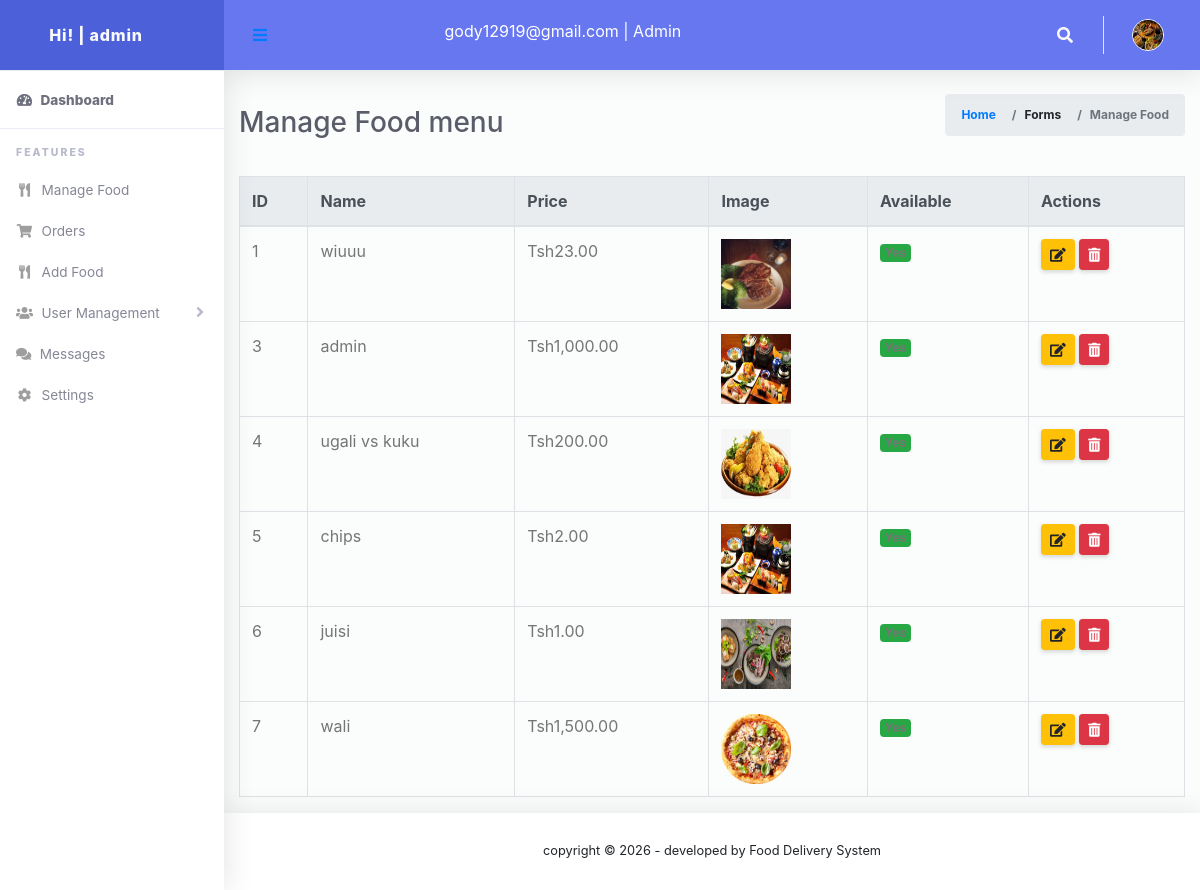
The page /admin/manage_food.php (signed in) on the database its author committed.
### tables this page shows
CREATE TABLE `users` (
  `id` int(11) NOT NULL,
  `username` varchar(50) DEFAULT NULL,
  `email` varchar(100) DEFAULT NULL,
  `password` varchar(255) DEFAULT NULL,
  `role` enum('admin','staff','user') DEFAULT NULL,
  `image` varchar(255) DEFAULT NULL,
  `created_at` timestamp NOT NULL DEFAULT current_timestamp()
);

CREATE TABLE `food_items` (
  `id` int(11) NOT NULL,
  `name` varchar(100) DEFAULT NULL,
  `description` text DEFAULT NULL,
  `price` decimal(10,2) DEFAULT NULL,
  `image` varchar(255) DEFAULT NULL,
  `available` tinyint(1) DEFAULT 1
);

### admin/manage_food.php (the view, shortened to what this page needs)
<?php
$adminId = $_SESSION['multi_user_sessions']['admin']['user_id'] ?? null;
include '../includes/db_connection.php';
$admin = null;
$admin_query = $conn->prepare("SELECT username, email, role, image FROM users WHERE id = ?");
$admin_query->bind_param("i", $adminId);
$admin_query->execute();
$admin_result = $admin_query->get_result();
if ($admin_result && $admin_result->num_rows > 0) {
    $admin = $admin_result->fetch_assoc();
}
$result = mysqli_query($conn, "SELECT * FROM food_items");
?>
<!DOCTYPE html>
<html lang="en">
<head>
    <link href="vendor/fontawesome-free/css/all.min.css" rel="stylesheet" type="text/css">
    <link href="vendor/bootstrap/css/bootstrap.min.css" rel="stylesheet" type="text/css">
    <link href="css/ruang-admin.min.css" rel="stylesheet">
    <link href="css/bootstrap.css" rel="stylesheet">
</head>
<body id="page-top">
    <div id="wrapper">
        <?php include('includes/sidebar.php'); ?>
        <div id="content-wrapper" class="d-flex flex-column">
            <div id="content">
                <?php include('includes/header.php'); ?>
                <div class="container-fluid" id="container-wrapper">
                    <div class="d-sm-flex align-items-center justify-content-between mb-4">
                        <h1 class="h3 mb-0 text-gray-800">Manage Food menu</h1>
                        <ol class="breadcrumb">
                            <li class="breadcrumb-item"><a href="dashboard.php">Home</a></li>
                            <li class="breadcrumb-item">Forms</li>
                            <li class="breadcrumb-item active" aria-current="page">Manage Food</li>
                        </ol>
                    </div>
                    <div class="table-container">
                        <div class="table-responsive">
                            <table class="table table-bordered table-hover">
                                <thead class="thead-light">
                                    <tr>
                                        <th>ID</th>
                                        <th>Name</th>
                                        <th>Price</th>
                                        <th>Image</th>
                                        <th>Available</th>
                                        <th>Actions</th>
                                    </tr>
                                </thead>
                                <tbody>
                                    <?php while ($row = mysqli_fetch_assoc($result)) { ?>
                                        <tr>
                                            <td><?= $row['id'] ?></td>
                                            <td><?= htmlspecialchars($row['name']) ?></td>
                                            <td>Tsh<?= number_format($row['price'], 2) ?></td>
                                            <td>
                                                <?php if (!empty($row['image'])): ?>
                                                    <img src="../uploads/<?= htmlspecialchars($row['image']) ?>"
                                                        style="width: 70px; height: 70px;" class="food-img" alt="Food Image">
                                                <?php else: ?>
                                                    <span class="text-muted">No image</span>
                                                <?php endif; ?>
                                            </td>
                                            <td>
                                                <span
                                                    class="badge <?= $row['available'] ? 'bg-success' : 'bg-secondary' ?>">
                                                </span>
                                            </td>
                                            <td>
                                                <a href="edit_food.php?id=<?= $row['id'] ?>" class="btn btn-sm btn-warning"
                                                    title="Edit">
                                                    <i class="fas fa-edit"></i>
                                                </a>
                                                <a href="delete_food.php?id=<?= $row['id'] ?>" class="btn btn-sm btn-danger"
                                                    title="Delete"
                                                    onclick="return confirm('Are you sure you want to delete this food item?')">
                                                    <i class="fas fa-trash-alt"></i>
                                                </a>
                                            </td>
                                        </tr>
                                    <?php } ?>
                                </tbody>
                            </table>
                        </div>
                    </div>
                </div>
            </div>
            <?php include('includes/footer.php'); ?>
        </div>
    </div>
</body>
</html>

### admin/includes/sidebar.php (shortened to what this page needs)
<ul class="navbar-nav sidebar sidebar-light accordion" id="accordionSidebar">
  <a class="sidebar-brand d-flex align-items-center justify-content-center" href="dashboard.php">
    <div class="sidebar-brand-icon">
    Hi! | <?= htmlspecialchars($admin['username']) ?>
    </div>
  </a>
  <hr class="sidebar-divider my-0">
  <li class="nav-item active">
    <a class="nav-link" href="dashboard.php">
      <i class="fas fa-fw fa-tachometer-alt"></i>
      <span>Dashboard</span></a>
    </li>
    <hr class="sidebar-divider">
    <div class="sidebar-heading">
      Features
    </div>
   <li class="nav-item">
    <a class="nav-link" href="manage_food.php">
      <i class="fas fa-fw fa-utensils"></i>
      <span>Manage Food</span>
    </a>
  </li>
    <li class="nav-item">
    <a class="nav-link" href="order.php">
      <i class="fas fa-fw fa-shopping-cart"></i>
      <span>Orders</span>
    </a>
  </li>
  <li class="nav-item">
    <a class="nav-link" href="add_food.php">
      <i class="fas fa-fw fa-utensils"></i>
      <span>Add Food</span>
    </a>
  </li>
   <li class="nav-item">
    <a class="nav-link collapsed" href="#" data-toggle="collapse" data-target="#users" aria-expanded="true" aria-controls="collapseTable">
      <i class="fas fa-fw fa-users"></i>
      <span>User Management</span>
    </a>
  </li>
  <li class="nav-item">
    <a class="nav-link" href="messages.php">
      <i class="fas fa-comments"></i>
      <span>Messages</span>
    </a>
  </li>
   <li class="nav-item">
    <a class="nav-link" href="system_setting.php">
      <i class="fas fa-fw fa-cog"></i>
      <span>Settings</span>
    </a>
  </li>
</ul>

### admin/includes/header.php (shortened to what this page needs)
<nav class="navbar navbar-expand navbar-light bg-navbar topbar mb-4 static-top">
  <button id="sidebarToggleTop" class="btn btn-link rounded-circle mr-3">
    <i class="fa fa-bars"></i>
  </button>&nbsp;&nbsp;&nbsp;&nbsp;&nbsp;&nbsp;&nbsp;&nbsp;&nbsp;
  <p class="text-white display-7 mb-2"><?= htmlspecialchars($admin['email']) ?> | <?= ucfirst($admin['role']) ?> </p>
  <ul class="navbar-nav ml-auto">
    <li class="nav-item dropdown no-arrow">
      <a class="nav-link dropdown-toggle" href="#" id="searchDropdown" role="button" data-toggle="dropdown"
        aria-haspopup="true" aria-expanded="false">
        <i class="fas fa-search fa-fw"></i>
      </a>
    </li>
    <li class="nav-item dropdown no-arrow">
<a class="nav-link dropdown-toggle" href="#" id="userDropdown" role="button" data-toggle="dropdown"
        aria-haspopup="true" aria-expanded="false">
        <?php if (!empty($admin['image']) && file_exists("../" . $admin['image'])): ?>
                <img class="img-profile rounded-circle" src="../<?= htmlspecialchars($admin['image']) ?>" class="profile-preview" alt="Current Image"
                    width="60px"><br>
            <?php else: ?>
                <img class="img-profile rounded-circle" src="../uploads/food-bg.jpg" style="max-width: 60px">
            <?php endif; ?>
      </a>
    </li>
  </ul>
</nav>

### rows shown on the page
users: username "admin", email "gody12919@gmail.com", role "Admin"
food_items: id "1", name "wiuuu", price "23.00", image (picture)
food_items: id "3", name "admin", price "1,000.00", image (picture)
food_items: id "4", name "ugali vs kuku", price "200.00", image (picture)
food_items: id "5", name "chips", price "2.00", image (picture)
food_items: id "6", name "juisi", price "1.00", image (picture)
food_items: id "7", name "wali", price "1,500.00", image (picture)
